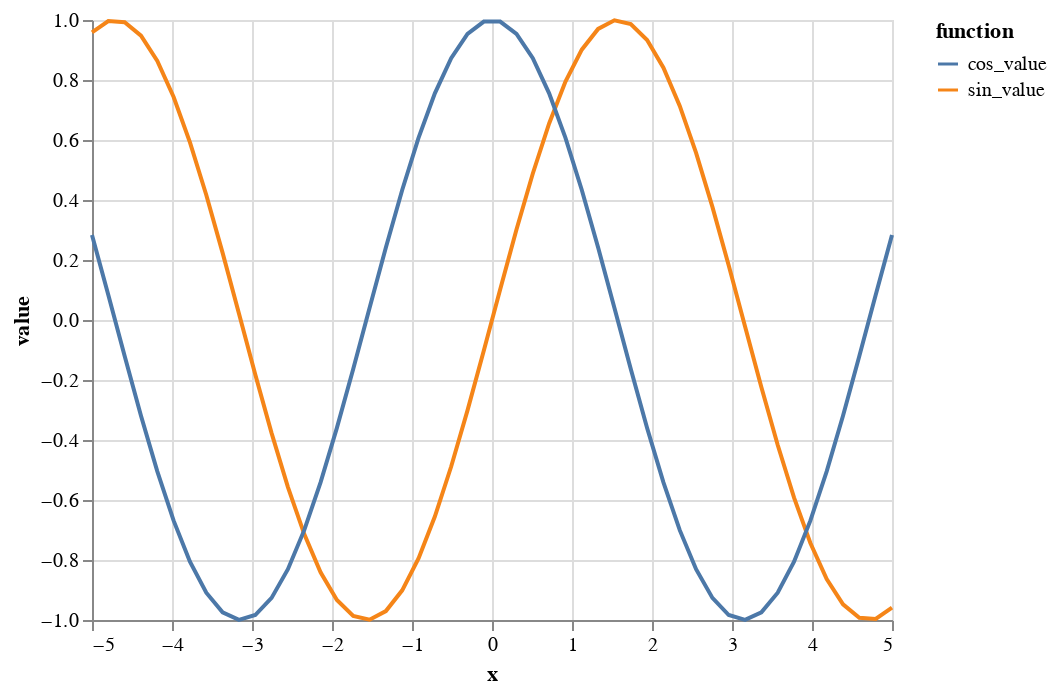

Source (notebook cell):
### Markdown cell above
1. Создать график, основанные на этих данных и сформировать график синуса и косинуса с помощью функции Altair ``transform_calculate``.
2. Использовать ``transform_filter`` на этом графике, и удалить области графика, где значение косинуса меньше значения синуса.

### Code cell
alt.Chart(x).transform_calculate(
    sin_value='sin(datum.x)',  # Расчитаем синус
    cos_value='cos(datum.x)'   # и косинус
).transform_fold(
    ['sin_value', 'cos_value'],  # Переводим столбцы в длинный формат
    as_=['function', 'value']    # Новый столбец для функции и значений
).mark_line().encode(
    x='x:Q',
    y='value:Q',                 # Ось Y - синус и косинус
    color='function:N',
)

### Figure 1 — Vega-Lite specification as saved in the notebook (floating-point values rounded to 4 significant figures)
{"config": {"view": {"continuousWidth": 400, "continuousHeight": 300}}, "data": {"name": "data-73aae9657479ccb353fe666d1992babe"}, "mark": "line", "encoding": {"color": {"field": "function", "type": "nominal"}, "x": {"field": "x", "type": "quantitative"}, "y": {"field": "value", "type": "quantitative"}}, "transform": [{"calculate": "sin(datum.x)", "as": "sin_value"}, {"calculate": "cos(datum.x)", "as": "cos_value"}, {"fold": ["sin_value", "cos_value"], "as": ["function", "value"]}], "$schema": "https://vega.github.io/schema/vega-lite/v4.17.0.json", "datasets": {"data-73aae9657479ccb353fe666d1992babe": [{"x": -5.0}, {"x": -4.796}, {"x": -4.592}, {"x": -4.388}, {"x": -4.184}, {"x": -3.98}, {"x": -3.776}, {"x": -3.571}, {"x": -3.367}, {"x": -3.163}, {"x": -2.959}, {"x": -2.755}, {"x": -2.551}, {"x": -2.347}, {"x": -2.143}, {"x": -1.939}, {"x": -1.735}, {"x": -1.531}, {"x": -1.327}, {"x": -1.122}, {"x": -0.9184}, {"x": -0.7143}, {"x": -0.5102}, {"x": -0.3061}, {"x": -0.102}, {"x": 0.102}, {"x": 0.3061}, {"x": 0.5102}, {"x": 0.7143}, {"x": 0.9184}, {"x": 1.122}, {"x": 1.327}, {"x": 1.531}, {"x": 1.735}, {"x": 1.939}, {"x": 2.143}, {"x": 2.347}, {"x": 2.551}, {"x": 2.755}, {"x": 2.959}, {"x": 3.163}, {"x": 3.367}, {"x": 3.571}, {"x": 3.776}, {"x": 3.98}, {"x": 4.184}, {"x": 4.388}, {"x": 4.592}, {"x": 4.796}, {"x": 5.0}]}}
